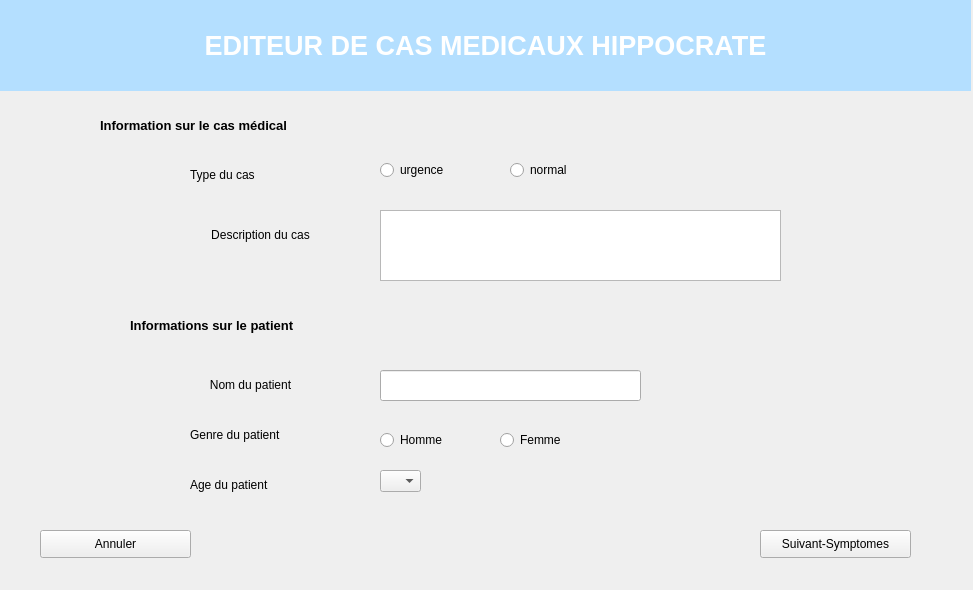
<?xml version="1.0" encoding="UTF-8"?>
<ui version="4.0">
 <class>Form</class>
 <widget class="QWidget" name="Form">
  <property name="geometry">
   <rect>
    <x>0</x>
    <y>0</y>
    <width>973</width>
    <height>590</height>
   </rect>
  </property>
  <property name="windowTitle">
   <string>Form</string>
  </property>
  <property name="styleSheet">
   <string notr="true"/>
  </property>
  <widget class="QLabel" name="label">
   <property name="geometry">
    <rect>
     <x>100</x>
     <y>110</y>
     <width>291</width>
     <height>31</height>
    </rect>
   </property>
   <property name="text">
    <string>&lt;html&gt;&lt;head/&gt;&lt;body&gt;&lt;p&gt;&lt;span style=&quot; font-size:10pt; font-weight:600;&quot;&gt;Information sur le cas médical&lt;/span&gt;&lt;/p&gt;&lt;/body&gt;&lt;/html&gt;</string>
   </property>
  </widget>
  <widget class="QLabel" name="label_2">
   <property name="geometry">
    <rect>
     <x>190</x>
     <y>160</y>
     <width>101</width>
     <height>31</height>
    </rect>
   </property>
   <property name="styleSheet">
    <string notr="true">font: 8pt &quot;Poppins&quot;;</string>
   </property>
   <property name="text">
    <string>&lt;html&gt;&lt;head/&gt;&lt;body&gt;&lt;p&gt;&lt;span style=&quot; font-size:9pt;&quot;&gt;Type du cas&lt;/span&gt;&lt;/p&gt;&lt;/body&gt;&lt;/html&gt;</string>
   </property>
  </widget>
  <widget class="QLabel" name="label_3">
   <property name="geometry">
    <rect>
     <x>190</x>
     <y>220</y>
     <width>141</width>
     <height>31</height>
    </rect>
   </property>
   <property name="styleSheet">
    <string notr="true">font: 8pt &quot;Poppins&quot;;</string>
   </property>
   <property name="text">
    <string>&lt;html&gt;&lt;head/&gt;&lt;body&gt;&lt;p align=&quot;center&quot;&gt;&lt;span style=&quot; font-size:9pt;&quot;&gt;Description du cas&lt;/span&gt;&lt;/p&gt;&lt;/body&gt;&lt;/html&gt;</string>
   </property>
  </widget>
  <widget class="QRadioButton" name="radioButton">
   <property name="geometry">
    <rect>
     <x>380</x>
     <y>160</y>
     <width>71</width>
     <height>20</height>
    </rect>
   </property>
   <property name="text">
    <string>urgence</string>
   </property>
  </widget>
  <widget class="QRadioButton" name="radioButton_2">
   <property name="geometry">
    <rect>
     <x>510</x>
     <y>160</y>
     <width>95</width>
     <height>20</height>
    </rect>
   </property>
   <property name="text">
    <string>normal</string>
   </property>
  </widget>
  <widget class="QTextEdit" name="textEdit">
   <property name="geometry">
    <rect>
     <x>380</x>
     <y>210</y>
     <width>401</width>
     <height>71</height>
    </rect>
   </property>
  </widget>
  <widget class="QLabel" name="label_4">
   <property name="geometry">
    <rect>
     <x>130</x>
     <y>310</y>
     <width>291</width>
     <height>31</height>
    </rect>
   </property>
   <property name="text">
    <string>&lt;html&gt;&lt;head/&gt;&lt;body&gt;&lt;p&gt;&lt;span style=&quot; font-size:10pt; font-weight:600;&quot;&gt;Informations sur le patient&lt;/span&gt;&lt;/p&gt;&lt;/body&gt;&lt;/html&gt;</string>
   </property>
  </widget>
  <widget class="QLabel" name="label_5">
   <property name="geometry">
    <rect>
     <x>180</x>
     <y>370</y>
     <width>141</width>
     <height>31</height>
    </rect>
   </property>
   <property name="styleSheet">
    <string notr="true">font: 8pt &quot;Poppins&quot;;</string>
   </property>
   <property name="text">
    <string>&lt;html&gt;&lt;head/&gt;&lt;body&gt;&lt;p align=&quot;center&quot;&gt;&lt;span style=&quot; font-size:9pt;&quot;&gt;Nom du patient&lt;/span&gt;&lt;/p&gt;&lt;/body&gt;&lt;/html&gt;</string>
   </property>
  </widget>
  <widget class="QLineEdit" name="lineEdit">
   <property name="geometry">
    <rect>
     <x>380</x>
     <y>370</y>
     <width>261</width>
     <height>31</height>
    </rect>
   </property>
  </widget>
  <widget class="QRadioButton" name="radioButton_3">
   <property name="geometry">
    <rect>
     <x>380</x>
     <y>430</y>
     <width>71</width>
     <height>20</height>
    </rect>
   </property>
   <property name="text">
    <string>Homme</string>
   </property>
  </widget>
  <widget class="QLabel" name="label_6">
   <property name="geometry">
    <rect>
     <x>190</x>
     <y>420</y>
     <width>141</width>
     <height>31</height>
    </rect>
   </property>
   <property name="styleSheet">
    <string notr="true">font: 8pt &quot;Poppins&quot;;</string>
   </property>
   <property name="text">
    <string>&lt;html&gt;&lt;head/&gt;&lt;body&gt;&lt;p&gt;&lt;span style=&quot; font-size:9pt;&quot;&gt;Genre du patient&lt;/span&gt;&lt;/p&gt;&lt;/body&gt;&lt;/html&gt;</string>
   </property>
  </widget>
  <widget class="QRadioButton" name="radioButton_4">
   <property name="geometry">
    <rect>
     <x>500</x>
     <y>430</y>
     <width>95</width>
     <height>20</height>
    </rect>
   </property>
   <property name="text">
    <string>Femme</string>
   </property>
  </widget>
  <widget class="QLabel" name="label_7">
   <property name="geometry">
    <rect>
     <x>190</x>
     <y>470</y>
     <width>111</width>
     <height>31</height>
    </rect>
   </property>
   <property name="styleSheet">
    <string notr="true">font: 8pt &quot;Poppins&quot;;</string>
   </property>
   <property name="text">
    <string>&lt;html&gt;&lt;head/&gt;&lt;body&gt;&lt;p&gt;&lt;span style=&quot; font-size:9pt;&quot;&gt;Age du patient&lt;/span&gt;&lt;/p&gt;&lt;/body&gt;&lt;/html&gt;</string>
   </property>
  </widget>
  <widget class="QComboBox" name="comboBox">
   <property name="geometry">
    <rect>
     <x>380</x>
     <y>470</y>
     <width>41</width>
     <height>22</height>
    </rect>
   </property>
  </widget>
  <widget class="QPushButton" name="pushButton">
   <property name="geometry">
    <rect>
     <x>40</x>
     <y>530</y>
     <width>151</width>
     <height>28</height>
    </rect>
   </property>
   <property name="text">
    <string>Annuler</string>
   </property>
  </widget>
  <widget class="QPushButton" name="pushButton_2">
   <property name="geometry">
    <rect>
     <x>760</x>
     <y>530</y>
     <width>151</width>
     <height>28</height>
    </rect>
   </property>
   <property name="text">
    <string>Suivant-Symptomes</string>
   </property>
  </widget>
  <widget class="QLabel" name="label_8">
   <property name="geometry">
    <rect>
     <x>0</x>
     <y>0</y>
     <width>971</width>
     <height>91</height>
    </rect>
   </property>
   <property name="styleSheet">
    <string notr="true">background-color :rgb(180, 223, 255)</string>
   </property>
   <property name="text">
    <string>&lt;html&gt;&lt;head/&gt;&lt;body&gt;&lt;p align=&quot;center&quot;&gt;&lt;span style=&quot; font-size:20pt; font-weight:600; color:#ffffff;&quot;&gt;EDITEUR DE CAS MEDICAUX HIPPOCRATE&lt;/span&gt;&lt;/p&gt;&lt;/body&gt;&lt;/html&gt;</string>
   </property>
  </widget>
 </widget>
 <resources>
  <include location="source.qrc"/>
 </resources>
 <connections/>
</ui>
